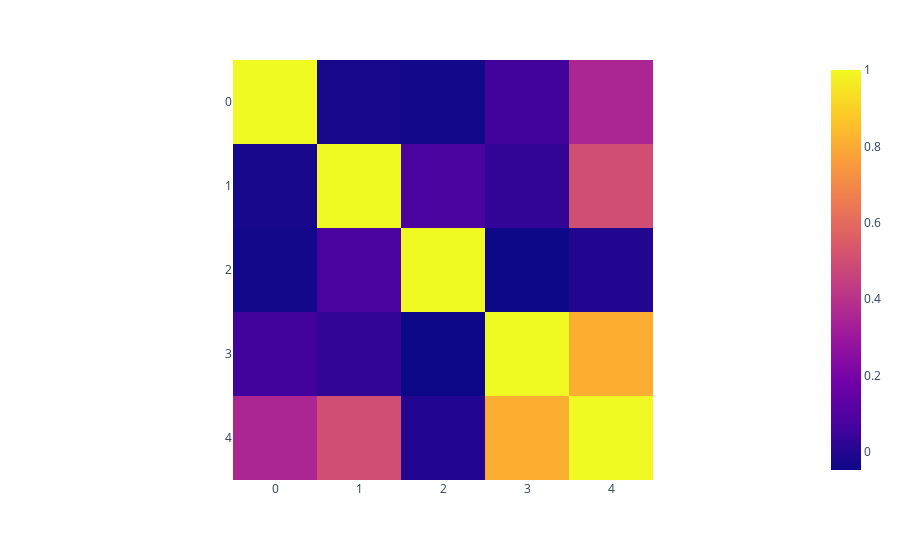

The code cell stored with this chart in its notebook:
### Code cell
px.imshow(a)

### Figure 1 — Plotly figure (JSON) as saved in the notebook; plotly's stock layout.template omitted (floating-point values rounded to 4 significant figures)
{"data": [{"coloraxis": "coloraxis", "hovertemplate": "x: %{x}<br>y: %{y}<br>color: %{z}<extra></extra>", "type": "heatmap", "z": [[1, -0.02783, -0.03499, 0.06025, 0.3551], [-0.02783, 1, 0.08239, 0.02914, 0.4993], [-0.03499, 0.08239, 1, -0.04758, -0.002641], [0.06025, 0.02914, -0.04758, 1, 0.8091], [0.3551, 0.4993, -0.002641, 0.8091, 1]]}], "layout": {"coloraxis": {"colorscale": [[0, "#0d0887"], [0.1111, "#46039f"], [0.2222, "#7201a8"], [0.3333, "#9c179e"], [0.4444, "#bd3786"], [0.5556, "#d8576b"], [0.6667, "#ed7953"], [0.7778, "#fb9f3a"], [0.8889, "#fdca26"], [1, "#f0f921"]]}, "margin": {"t": 60}, "xaxis": {"constrain": "domain", "scaleanchor": "y"}, "yaxis": {"autorange": "reversed", "constrain": "domain"}}}
